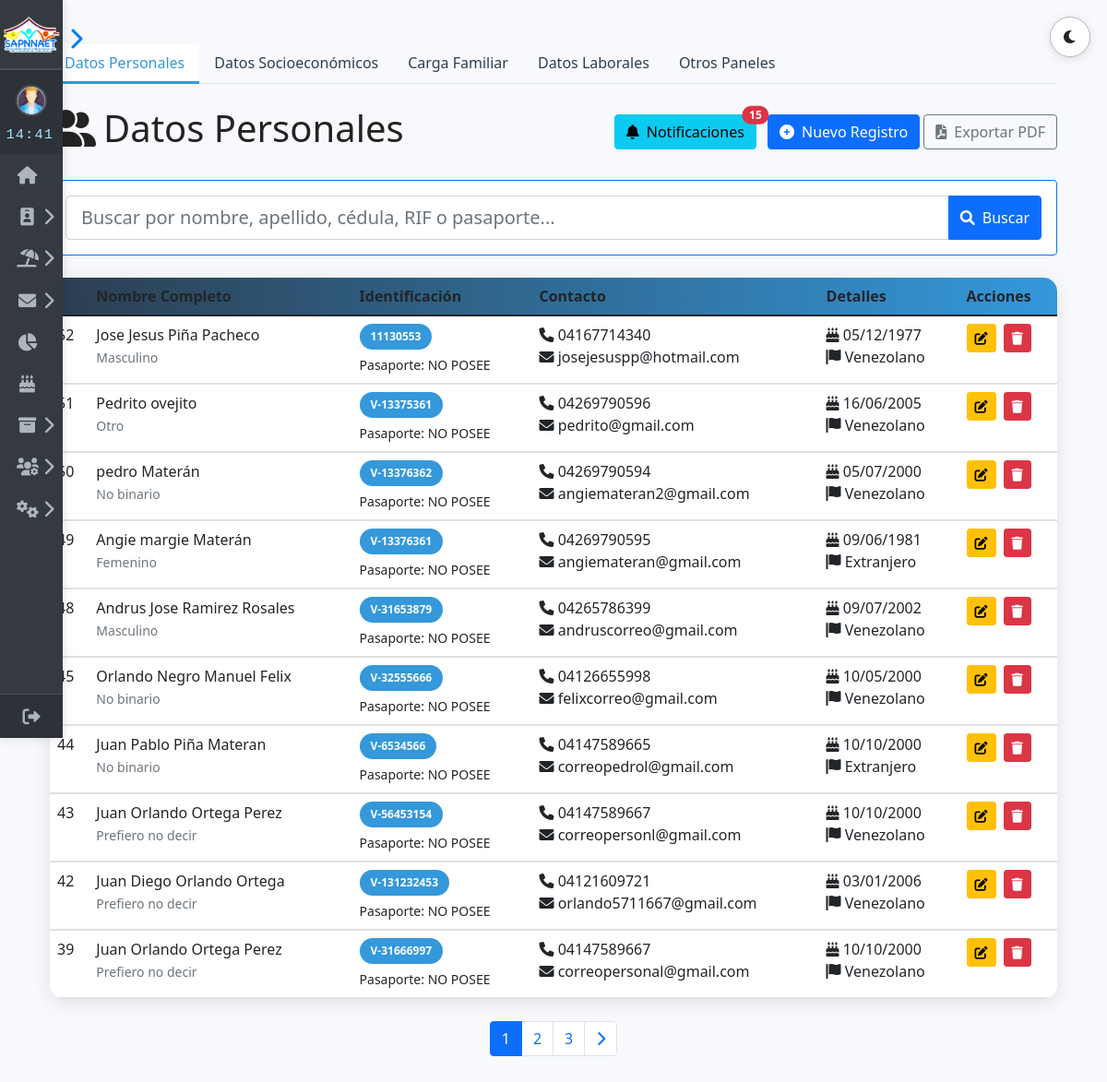
Page /inicio/gestion/gestion_personal.php (signed in) on the committed database.
### tables this page shows
CREATE TABLE `datos_personales` (
  `id_pers` int NOT NULL AUTO_INCREMENT,
  `nombres` varchar(100) NOT NULL,
  `apellidos` varchar(100) NOT NULL,
  `cedula_identidad` varchar(20) DEFAULT NULL,
  `pasaporte` varchar(20) DEFAULT NULL,
  `rif` varchar(20) DEFAULT NULL,
  `genero` enum('Masculino','Femenino','No binario','Prefiero no decir','Otro') NOT NULL,
  `fecha_nacimiento` date DEFAULT NULL,
  `nacionalidad` varchar(50) DEFAULT NULL,
  `correo_electronico` varchar(100) DEFAULT NULL,
  `telefono_contacto` varchar(20) DEFAULT NULL,
  `telefono_contacto_secundario` varchar(20) DEFAULT NULL,
  `nombre_contacto_emergencia` varchar(100) DEFAULT NULL,
  `apellido_contacto_emergencia` varchar(100) DEFAULT NULL,
  `telefono_contacto_emergencia` varchar(20) DEFAULT NULL,
  `tiene_discapacidad` varchar(50) DEFAULT NULL,
  `tiene_licencia_conducir` varchar(30) DEFAULT NULL,
  `numero_seguro_social` varchar(30) DEFAULT NULL,
  `fecha_registro` timestamp NULL DEFAULT CURRENT_TIMESTAMP,
  `fecha_actualizacion` timestamp NULL DEFAULT CURRENT_TIMESTAMP ON UPDATE CURRENT_TIMESTAMP,
  `direccion` varchar(100) NOT NULL,
  `detalle_discapacidad` varchar(255) DEFAULT 'No',
  `detalle_licencia` varchar(255) DEFAULT 'No',
  PRIMARY KEY (`id_pers`),
  UNIQUE KEY `cedula_identidad` (`cedula_identidad`),
  UNIQUE KEY `correo_electronico` (`correo_electronico`)
);

### inicio/gestion/gestion_personal.php (the view, shortened to what this page needs)
<?php
require '../../core/logger.php';
$searchTerm = '';
$searchCondition = '';
$params = array();
$registros_por_pagina = 10;
$pagina_actual = isset($_GET['pagina']) ? (int)$_GET['pagina'] : 1;
$sql_total = "SELECT COUNT(*) AS total FROM datos_personales $searchCondition";
$stmt_total = $conexion->prepare($sql_total);
$stmt_total->execute();
$result_total = $stmt_total->get_result();
$total_registros = $result_total->fetch_assoc()['total'];
$total_paginas = ceil($total_registros / $registros_por_pagina);
$offset = ($pagina_actual - 1) * $registros_por_pagina;
$sql = "SELECT * FROM datos_personales $searchCondition ORDER BY fecha_registro DESC LIMIT ? OFFSET ?";
$stmt = $conexion->prepare($sql);
if (!empty($params)) {
    $types = str_repeat('s', count($params)) . 'ii';
    $params_pag = array_merge($params, [$registros_por_pagina, $offset]);
    $stmt->bind_param($types, ...$params_pag);
} else {
    $stmt->bind_param("ii", $registros_por_pagina, $offset);
}
$stmt->execute();
$resultado = $stmt->get_result();
$registros = $resultado->fetch_all(MYSQLI_ASSOC);
$query_missing_socio = "
    SELECT dp.id_pers, dp.nombres, dp.apellidos, dp.cedula_identidad
    FROM datos_personales dp
    LEFT JOIN datos_socioeconomicos ds ON dp.id_pers = ds.id_pers
    WHERE ds.id_socioeconomico IS NULL
";
$result_missing_socio = $conexion->query($query_missing_socio);
$missing_socioeconomic_data = $result_missing_socio->fetch_all(MYSQLI_ASSOC);
$query_missing_laboral = "
    SELECT dp.id_pers, dp.nombres, dp.apellidos, dp.cedula_identidad
    FROM datos_personales dp
    LEFT JOIN datos_laborales dl ON dp.id_pers = dl.id_pers
    WHERE dl.id_laboral IS NULL
";
$result_missing_laboral = $conexion->query($query_missing_laboral);
$missing_laboral_data = $result_missing_laboral->fetch_all(MYSQLI_ASSOC);
require $_SERVER['DOCUMENT_ROOT']."/proyecto/inicio/sidebar.php";
?>
<!DOCTYPE html>
<html lang="es" data-theme="light">
<head>
    <link href="https://cdn.jsdelivr.net/npm/bootstrap@5.1.3/dist/css/bootstrap.min.css" rel="stylesheet">
    <link rel="stylesheet" href="https://cdnjs.cloudflare.com/ajax/libs/font-awesome/6.0.0/css/all.min.css">
</head>
<body>
<button class="theme-toggle-btn" id="themeToggleBtn" title="Cambiar modo" aria-label="Cambiar modo claro/oscuro">
    <i id="themeToggleIcon" class="fas fa-moon"></i>
</button>
    <div class="container py-5">
        <ul class="nav nav-tabs mb-4">
            <li class="nav-item">
                <a class="nav-link active" href="gestion_personal.php">Datos Personales</a>
            </li>
            <li class="nav-item">
                <a class="nav-link" href="gestion_socioeconomicos.php">Datos Socioeconómicos</a>
            </li>
            <li class="nav-item">
                <a class="nav-link" href="gestion_carga.php">Carga Familiar</a>
            </li>
            <li class="nav-item">
                <a class="nav-link" href="gestion_laboral.php">Datos Laborales</a>
            </li>
            <li class="nav-item">
                <a class="nav-link" href="gestion_contrato.php">Otros Paneles</a>
            </li>
        </ul>
        <div class="d-flex justify-content-between align-items-center mb-4">
            <h1><i class="fas fa-user-friends me-2"></i>Datos Personales</h1>
            <div>
                <button type="button" class="btn btn-info position-relative me-2" data-bs-toggle="modal" data-bs-target="#notificationModal">
                    <i class="fas fa-bell me-2"></i>Notificaciones
                    <?php
                        $total_missing = count($missing_socioeconomic_data) + count($missing_laboral_data);
                        if ($total_missing > 0):
                    ?>
                        <span class="position-absolute top-0 start-100 translate-middle badge rounded-pill bg-danger">
                            <?= htmlspecialchars($total_missing) ?>
                        </span>
                    <?php endif; ?>
                </button>
                <a href="form/form_register.php" class="btn btn-primary">
                    <i class="fas fa-plus-circle me-2"></i>Nuevo Registro
                </a>
                <a href="reporte_personal.php<?= !empty($searchTerm) ? '?q='.urlencode($searchTerm) : '' ?>"
                    class="btn btn-outline-secondary"
                    target="_blank">
                    <i class="fas fa-file-pdf me-2"></i>Exportar PDF
                </a>
            </div>
        </div>
        <div class="card mb-4 border-primary">
            <div class="card-body">
                <form method="GET" action="gestion_personal.php">
                    <div class="input-group">
                        <input type="text"
                               class="form-control form-control-lg"
                               name="q"
                               placeholder="Buscar por nombre, apellido, cédula, RIF o pasaporte..."
                               value="<?= isset($_GET['q']) ? htmlspecialchars($_GET['q']) : '' ?>">
                        <button class="btn btn-primary" type="submit">
                            <i class="fas fa-search me-2"></i>Buscar
                        </button>
                    </div>
                </form>
            </div>
        </div>
        <?php if (!empty($registros)): ?>
            <div class="data-table">
                <table class="table table-hover mb-0">
                    <thead>
                        <tr>
                            <th></th>
                            <th>Nombre Completo</th>
                            <th>Identificación</th>
                            <th>Contacto</th>
                            <th>Detalles</th>
                            <th>Acciones</th>
                        </tr>
                    </thead>
                    <tbody>
                        <?php foreach($registros as $registro): ?>
                        <tr data-bs-toggle="collapse" href="#detalle-<?= $registro['id_pers'] ?>" role="button">
                            <td><?= htmlspecialchars($registro['id_pers']) ?></td>
                            <td>
                                <?= htmlspecialchars($registro['nombres'] . ' ' . $registro['apellidos']) ?><br>
                                <small class="text-muted"><?= htmlspecialchars($registro['genero']) ?></small>
                            </td>
                            <td>
                                <div class="badge badge-custom">
                                    <?= htmlspecialchars($registro['cedula_identidad'] ?? $registro['rif']) ?>
                                </div>
                                <?php if(isset($registro['pasaporte']) && $registro['pasaporte'] && $registro['pasaporte'] != 'NO APLICA'): ?>
                                    <div class="mt-1"><small>Pasaporte: <?= htmlspecialchars($registro['pasaporte']) ?></small></div>
                                <?php endif; ?>
                            </td>
                            <td>
                                <i class="fas fa-phone"></i> <?= htmlspecialchars($registro['telefono_contacto']) ?><br>
                                <i class="fas fa-envelope"></i> <?= htmlspecialchars($registro['correo_electronico']) ?>
                            </td>
                            <td>
                                <i class="fas fa-birthday-cake"></i> <?= htmlspecialchars(date('d/m/Y', strtotime($registro['fecha_nacimiento']))) ?><br>
                                <i class="fas fa-flag"></i> <?= htmlspecialchars($registro['nacionalidad']) ?>
                            </td>
                            <td>
                                <div class="d-flex gap-2">
                                    <a href="edit/editdatos_personal.php?id=<?= htmlspecialchars($registro['id_pers']) ?>"
                                       class="btn btn-sm btn-warning"
                                       title="Editar">
                                        <i class="fas fa-edit"></i>
                                    </a>
                                    <form method="POST" class="d-inline">
                                        <button type="submit"
                                                name="eliminar_registro"
                                                class="btn btn-sm btn-danger"
                                                title="Eliminar"
                                                onclick="return confirm('¿Borrar permanentemente este registro?')">
                                            <i class="fas fa-trash"></i>
                                        </button>
                                    </form>
                                </div>
                            </td>
                        </tr>
                        <tr class="detail-row">
                            <td colspan="6" class="detail-cell">
                            </td>
                        </tr>
                        <?php endforeach; ?>
                    </tbody>
                </table>
            </div>
            <nav aria-label="Navegación de páginas" class="mt-4">
                <ul class="pagination justify-content-center">
                    <?php
                    $pagina_inicio = max(1, $pagina_actual - 2);
                    $pagina_fin = min($total_paginas, $pagina_actual + 2);
                    for ($i = $pagina_inicio; $i <= $pagina_fin; $i++):
                    ?>
                        <li class="page-item <?= htmlspecialchars($i == $pagina_actual ? 'active' : '') ?>">
                            <a class="page-link"
                               href="gestion_personal.php?pagina=<?= htmlspecialchars($i) ?><?= !empty($searchTerm) ? '&q='.urlencode($searchTerm) : '' ?>">
                                <?= htmlspecialchars($i) ?>
                            </a>
                        </li>
                    <?php endfor; ?>
                    <?php if ($pagina_actual < $total_paginas): ?>
                        <li class="page-item">
                            <a class="page-link"
                               href="gestion_personal.php?pagina=<?= htmlspecialchars($pagina_actual + 1) ?><?= !empty($searchTerm) ? '&q='.urlencode($searchTerm) : '' ?>">
                                <i class="fas fa-chevron-right"></i>
                            </a>
                        </li>
                    <?php endif; ?>
                </ul>
            </nav>
        <?php endif; ?>
    </div>
</body>
</html>

### inicio/sidebar.php (style rules this page uses)
body { margin: 0; font-family: 'Arial', sans-serif; }

### inicio/gestion/gestion_personal.php (style rules this page uses)
:root { --primary-color: #2c3e50; --secondary-color: #3498db; --danger-color: #dc3545; --table-bg: #fff; --table-row-detail: #f8f9fa; --no-results-gradient: linear-gradient(135deg, #f8f9fa, #e9ecef); }
body { background: #f7f9fc; color: #232323; }
.theme-toggle-btn { position: fixed; top: 18px; right: 18px; z-index: 1101; background: var(--table-bg); border: 1px solid #b5b8c0; color: #232323; border-radius: 50%; width: 44px; height: 44px; display: flex; align-items: center; justify-content: center; cursor: pointer; box-shadow: 0 2px 10px #2222; transition: background 0.2s, color 0.2s; }
.data-table { background: var(--table-bg); border-radius: 15px; box-shadow: 0 4px 20px rgba(0,0,0,0.1); overflow: hidden; }
.table thead { background: linear-gradient(to right, var(--primary-color), var(--secondary-color)); color: white; }
.nav-tabs .nav-link { border: none; color: var(--primary-color); font-weight: 500; }
.nav-tabs .nav-link.active { border-bottom: 3px solid var(--secondary-color); color: var(--secondary-color); }
.detail-row { background-color: var(--table-row-detail); }
.detail-cell { padding: 0 !important; }
.badge-custom { background: var(--secondary-color); padding: 8px 12px; border-radius: 20px; }

### rows in the picture
datos_personales: id_pers "52", nombres+apellidos "Jose Jesus Piña Pacheco", genero "Masculino", cedula_identidad "11130553", pasaporte "NO POSEE", telefono_contacto "04167714340", correo_electronico "josejesuspp@hotmail.com", fecha_nacimiento "05/12/1977", nacionalidad "Venezolano"
datos_personales: id_pers "51", nombres+apellidos "Pedrito ovejito", genero "Otro", cedula_identidad "V-13375361", pasaporte "NO POSEE", telefono_contacto "04269790596", correo_electronico "pedrito@gmail.com", fecha_nacimiento "16/06/2005", nacionalidad "Venezolano"
datos_personales: id_pers "50", nombres+apellidos "pedro Materán", genero "No binario", cedula_identidad "V-13376362", pasaporte "NO POSEE", telefono_contacto "04269790594", correo_electronico "angiemateran2@gmail.com", fecha_nacimiento "05/07/2000", nacionalidad "Venezolano"
datos_personales: id_pers "49", nombres+apellidos "Angie margie Materán", genero "Femenino", cedula_identidad "V-13376361", pasaporte "NO POSEE", telefono_contacto "04269790595", correo_electronico "angiemateran@gmail.com", fecha_nacimiento "09/06/1981", nacionalidad "Extranjero"
datos_personales: id_pers "48", nombres+apellidos "Andrus Jose Ramirez Rosales", genero "Masculino", cedula_identidad "V-31653879", pasaporte "NO POSEE", telefono_contacto "04265786399", correo_electronico "andruscorreo@gmail.com", fecha_nacimiento "09/07/2002", nacionalidad "Venezolano"
datos_personales: id_pers "45", nombres+apellidos "Orlando Negro Manuel Felix", genero "No binario", cedula_identidad "V-32555666", pasaporte "NO POSEE", telefono_contacto "04126655998", correo_electronico "felixcorreo@gmail.com", fecha_nacimiento "10/05/2000", nacionalidad "Venezolano"
datos_personales: id_pers "44", nombres+apellidos "Juan Pablo Piña Materan", genero "No binario", cedula_identidad "V-6534566", pasaporte "NO POSEE", telefono_contacto "04147589665", correo_electronico "correopedrol@gmail.com", fecha_nacimiento "10/10/2000", nacionalidad "Extranjero"
datos_personales: id_pers "43", nombres+apellidos "Juan Orlando Ortega Perez", genero "Prefiero no decir", cedula_identidad "V-56453154", pasaporte "NO POSEE", telefono_contacto "04147589667", correo_electronico "correopersonl@gmail.com", fecha_nacimiento "10/10/2000", nacionalidad "Venezolano"
datos_personales: id_pers "42", nombres+apellidos "Juan Diego Orlando Ortega", genero "Prefiero no decir", cedula_identidad "V-131232453", pasaporte "NO POSEE", telefono_contacto "04121609721", correo_electronico "orlando5711667@gmail.com", fecha_nacimiento "03/01/2006", nacionalidad "Venezolano"
datos_personales: id_pers "39", nombres+apellidos "Juan Orlando Ortega Perez", genero "Prefiero no decir", cedula_identidad "V-31666997", pasaporte "NO POSEE", telefono_contacto "04147589667", correo_electronico "correopersonal@gmail.com", fecha_nacimiento "10/10/2000", nacionalidad "Venezolano"

### other values in the picture
$total_missing "15"
